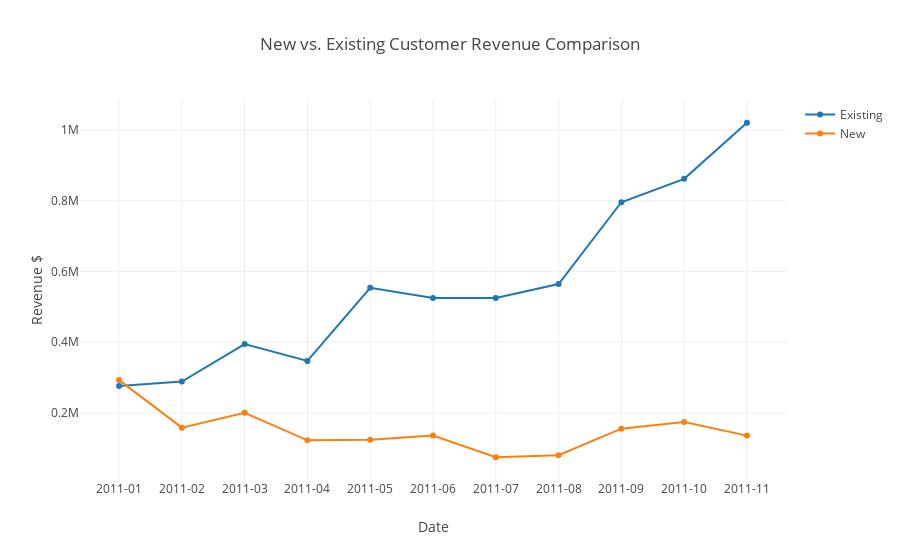

The notebook cell saved with this chart:
### Code cell
# graph new and existing customers revenue
ne_data = [go.Scatter(x = user_type_revenue.query("UserType == 'Existing'")['InvoicePeriod'],
                      y = user_type_revenue.query("UserType == 'Existing'")['Revenue'],
                      name = 'Existing'),
           
           go.Scatter(x = user_type_revenue.query("UserType == 'New'")['InvoicePeriod'],
                      y = user_type_revenue.query("UserType == 'New'")['Revenue'],
                      name = 'New')]

plot_layout = go.Layout(xaxis = dict(title='Date', type='category'),
                        yaxis = {'title':'Revenue $'},
                        title = 'New vs. Existing Customer Revenue Comparison')

fig = go.Figure(data = ne_data, layout=plot_layout)
pyoff.iplot(fig)

### Figure 1 — Plotly figure (JSON) as saved in the notebook; plotly's stock layout.template omitted (floating-point values rounded to 4 significant figures)
{"data": [{"name": "Existing", "type": "scatter", "uid": "56140c98-6ce8-45db-a071-d25b336681d0", "x": ["2011-01", "2011-02", "2011-03", "2011-04", "2011-05", "2011-06", "2011-07", "2011-08", "2011-09", "2011-10", "2011-11"], "y": [275734, 288384, 394462, 346565, 553616, 524631, 525103, 564450, 795956, 862217, 1021074]}, {"name": "New", "type": "scatter", "uid": "425e8cb0-428d-42e2-b672-682f32057f11", "x": ["2011-01", "2011-02", "2011-03", "2011-04", "2011-05", "2011-06", "2011-07", "2011-08", "2011-09", "2011-10", "2011-11"], "y": [292367, 157701, 199620, 121809, 123739, 135415, 73860, 79601, 154734, 173425, 135131]}], "layout": {"title": {"text": "New vs. Existing Customer Revenue Comparison"}, "xaxis": {"title": {"text": "Date"}, "type": "category"}, "yaxis": {"title": {"text": "Revenue $"}}}}
